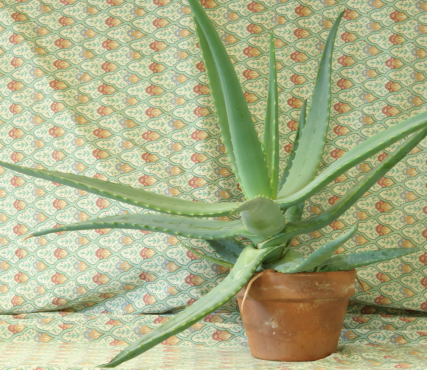
%> input picture Middlebury/Aloe/view1.png, 427 x 370 px
$ octave naive_shift.m   (GNU Octave 9; MATLAB toolbox functions it lacks are replaced by stand-ins)
%> lines starting %> are read from the running program, lines starting %| are printed output that depends on the picture; in (x1, y1, x2, y2) boxes, pixels count from 0 and x2, y2 are one past the last pixel; in counts of white or black regions, pixels touching at a corner belong together; the program's own positions count from 1
### load_data.m
% Load image
path = 'Middlebury/Bowling1/';
im = double(imread([path 'view1.png']));
im = im./255;
im2 = double(imread([path 'view5.png']));
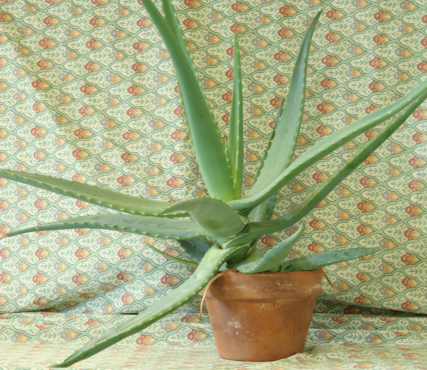
%> input picture Middlebury/Aloe/view5.png, 427 x 370 px
im2 = im2./255;
dmap = double(imread([path 'disp1.png']));
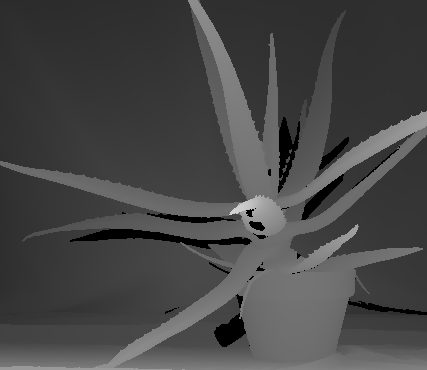
%> input picture Middlebury/Aloe/disp1.png, 427 x 370 px
%> dmap: size 370x427 double; min 0, max 211, mean 70.3; mean of the top-left, top-right, bottom-left and bottom-right quarters 55.9, 66.1, 71.5, 87.5
dmap = dmap./255;
dmap2 = double(imread([path 'disp5.png']));
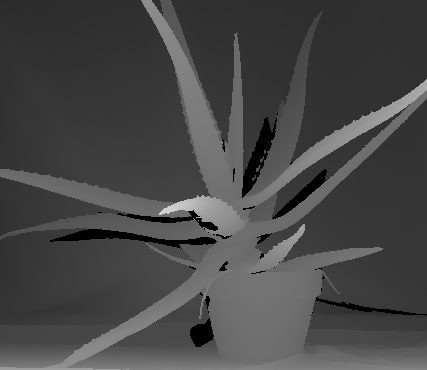
%> input picture Middlebury/Aloe/disp5.png, 427 x 370 px
%> dmap2: size 370x427 double; min 0, max 211, mean 70.6; mean of the top-left, top-right, bottom-left and bottom-right quarters 61, 61.8, 75.9, 83.8
dmap2 = dmap2./255;

### bertalmio_inpaint.m
function [ im ] = bertalmio_inpaint(im, mask, iterations, maskwhite)
    %im - naive reconstructed image, single color band
    %mask - mask of uncertainty
    % -> show intermediate inpainting results, uncomment the last lines
    if nargin==0
        %custom test image if no arguments
        im = imread('MiddleBury/CustomTest/test.png');
        im = im(:,:,1);
        mask = logical(imread('MiddleBury/CustomTest/mask.png'));
        mask = mask(:,:,1);
    end

    if size(im,3) > 1
        error('No color channels allowed!');
    end
    im = im2double(im);

    if nargin<=2
       iterations = 100;
    end

    if nargin>3
       if maskwhite == true
           im(mask) = 1;
       end
    end

    mask_size = sum(sum(mask));
    [height,width] = size(im);
    i = 1;
    mask_dil = imdilate(mask,strel('disk',3));
    N_inpaint = 15;
    N_anidiff = 2;
    %define filter kernels
    grady = [-1 0 1];
    gradx = grady';
    gradyb = [-1 1 0];
    gradxb = gradyb';
    gradyf = [0 -1 1];
    gradxf = gradyf';
    lap = fspecial('laplacian',0);
    change_per_pixel = -1;
    %while ~(change_per_pixel < 0.0005 || i > 1000)
    while (i < iterations)
    %% Start inpainting
    fprintf('Iteration %i\n',i);
    for inpaint_iter=1:N_inpaint
        im2 = zeros(height,width);
        im2(mask_dil) = im(mask_dil);
        %% Determine update
        %Calculate gradients
        im_y = imfilter(im2,grady)/2;
        im_x = imfilter(im2,gradx)/2;
        im_yb = imfilter(im2,gradyb);
        im_xb = imfilter(im2,gradxb);
        im_yf = imfilter(im2,gradyf);
        im_xf = imfilter(im2,gradxf);
        %% Get smoothness estimation
        laplacian = imfilter(im_x,gradx)+imfilter(im_y,grady);
        delta_Ly = imfilter(laplacian,gradx);
        delta_Lx = imfilter(laplacian,grady);


        %% Get isophote direction
        N_norm = zeros(height, width);
        N_y = zeros(height, width);
        N_x = zeros(height, width);
        N_norm = sqrt(eps+im_y.^2+im_x.^2);
        N_y = -im_y ;%./ N_norm(mask_dil);
        N_x = im_x ;%./ N_norm(mask_dil);
        %N_y(isnan(N_y)) = 0;
        %N_x(isnan(N_x)) = 0;

        beta = zeros(height,width);
        I_grad_norm = zeros(height,width);
        for row=1:height
            for col=1:width
                %Project smoothness on direction
                b = [delta_Ly(row,col);delta_Lx(row,col)]'*[N_x(row,col);N_y(row,col)];
                beta(row,col) = b;
                %Get slope-limited norm of gradient
                if b > 0
                    I_grad_norm(row,col) = sqrt(min(im_xb(row,col),0)^2 + ...
                                                max(im_xf(row,col),0)^2 + ...
                                                min(im_yb(row,col),0)^2 + ...
                                                max(im_yf(row,col),0)^2);
                else
                    I_grad_norm(row,col) = sqrt(max(im_xb(row,col),0)^2 + ...
                                                min(im_xf(row,col),0)^2 + ...
                                                max(im_yb(row,col),0)^2 + ...
                                                min(im_yf(row,col),0)^2);
                end
            end
        end
        I_delta = zeros(height, width);
        I_delta = beta.* I_grad_norm;
        im2(mask) = im2(mask) + 0.1*I_delta(mask);
    end
  %% Start diffusion
    % [29 lines of commented-out code are left out]
    im2 = anisodiff2D(im2,N_anidiff,1/7,30,2);
    %% Update for stop condition
        change_per_pixel = sum(sum(abs(im - im2))) / mask_size;
        i = i + 1;
        im(mask) = im2(mask);
        % [6 lines of commented-out code are left out]
    end

end

### anisodiff2D.m
function diff_im = anisodiff2D(im, num_iter, delta_t, kappa, option)
%ANISODIFF2D Conventional anisotropic diffusion
%   DIFF_IM = ANISODIFF2D(IM, NUM_ITER, DELTA_T, KAPPA, OPTION) perfoms
%   conventional anisotropic diffusion (Perona & Malik) upon a gray scale
%   image. A 2D network structure of 8 neighboring nodes is considered for
%   diffusion conduction.
%
%       ARGUMENT DESCRIPTION:
%               IM       - gray scale image (MxN).
%               NUM_ITER - number of iterations.
%               DELTA_T  - integration constant (0 <= delta_t <= 1/7).
%                          Usually, due to numerical stability this
%                          parameter is set to its maximum value.
%               KAPPA    - gradient modulus threshold that controls the conduction.
%               OPTION   - conduction coefficient functions proposed by Perona & Malik:
%                          1 - c(x,y,t) = exp(-(nablaI/kappa).^2),
%                              privileges high-contrast edges over low-contrast ones.
%                          2 - c(x,y,t) = 1./(1 + (nablaI/kappa).^2),
%                              privileges wide regions over smaller ones.
%
%       OUTPUT DESCRIPTION:
%                DIFF_IM - (diffused) image with the largest scale-space parameter.
%
%   Example
%   -------------
%   s = phantom(512) + randn(512);
%   num_iter = 15;
%   delta_t = 1/7;
%   kappa = 30;
%   option = 2;
%   ad = anisodiff2D(s,num_iter,delta_t,kappa,option);
%   figure, subplot 121, imshow(s,[]), subplot 122, imshow(ad,[])
%
% See also anisodiff1D, anisodiff3D.

% References:
%   P. Perona and J. Malik.
%   Scale-Space and Edge Detection Using Anisotropic Diffusion.
%   IEEE Transactions on Pattern Analysis and Machine Intelligence,
%   12(7):629-639, July 1990.
%
%   G. Grieg, O. Kubler, R. Kikinis, and F. A. Jolesz.
%   Nonlinear Anisotropic Filtering of MRI Data.
%   IEEE Transactions on Medical Imaging,
%   11(2):221-232, June 1992.
%
%   MATLAB implementation based on Peter Kovesi's anisodiff(.):
%   P. D. Kovesi. MATLAB and Octave Functions for Computer Vision and Image Processing.
%   School of Computer Science & Software Engineering,
%   The University of Western Australia. Available from:
%   <http://www.csse.uwa.edu.au/~pk/research/matlabfns/>.
%
% Credits:
% Daniel Simoes Lopes
% ICIST
% Instituto Superior Tecnico - Universidade Tecnica de Lisboa
% danlopes (at) civil ist utl pt
% http://www.civil.ist.utl.pt/~danlopes
%
% May 2007 original version.

% Convert input image to double.
im = double(im);

% PDE (partial differential equation) initial condition.
diff_im = im;

% Center pixel distances.
dx = 1;
dy = 1;
dd = sqrt(2);

% 2D convolution masks - finite differences.
hN = [0 1 0; 0 -1 0; 0 0 0];
hS = [0 0 0; 0 -1 0; 0 1 0];
hE = [0 0 0; 0 -1 1; 0 0 0];
hW = [0 0 0; 1 -1 0; 0 0 0];
hNE = [0 0 1; 0 -1 0; 0 0 0];
hSE = [0 0 0; 0 -1 0; 0 0 1];
hSW = [0 0 0; 0 -1 0; 1 0 0];
hNW = [1 0 0; 0 -1 0; 0 0 0];

% Anisotropic diffusion.
for t = 1:num_iter

        % Finite differences. [imfilter(.,.,'conv') can be replaced by conv2(.,.,'same')]
        nablaN = imfilter(diff_im,hN,'conv');
        nablaS = imfilter(diff_im,hS,'conv');
        nablaW = imfilter(diff_im,hW,'conv');
        nablaE = imfilter(diff_im,hE,'conv');
        nablaNE = imfilter(diff_im,hNE,'conv');
        nablaSE = imfilter(diff_im,hSE,'conv');
        nablaSW = imfilter(diff_im,hSW,'conv');
        nablaNW = imfilter(diff_im,hNW,'conv');

        % Diffusion function.
        if option == 1
            cN = exp(-(nablaN/kappa).^2);
            cS = exp(-(nablaS/kappa).^2);
            cW = exp(-(nablaW/kappa).^2);
            cE = exp(-(nablaE/kappa).^2);
            cNE = exp(-(nablaNE/kappa).^2);
            cSE = exp(-(nablaSE/kappa).^2);
            cSW = exp(-(nablaSW/kappa).^2);
            cNW = exp(-(nablaNW/kappa).^2);
        elseif option == 2
            cN = 1./(1 + (nablaN/kappa).^2);
            cS = 1./(1 + (nablaS/kappa).^2);
            cW = 1./(1 + (nablaW/kappa).^2);
            cE = 1./(1 + (nablaE/kappa).^2);
            cNE = 1./(1 + (nablaNE/kappa).^2);
            cSE = 1./(1 + (nablaSE/kappa).^2);
            cSW = 1./(1 + (nablaSW/kappa).^2);
            cNW = 1./(1 + (nablaNW/kappa).^2);
        end

        % Discrete PDE solution.
        diff_im = diff_im + ...
                  delta_t*(...
                  (1/(dy^2))*cN.*nablaN + (1/(dy^2))*cS.*nablaS + ...
                  (1/(dx^2))*cW.*nablaW + (1/(dx^2))*cE.*nablaE + ...
                  (1/(dd^2))*cNE.*nablaNE + (1/(dd^2))*cSE.*nablaSE + ...
                  (1/(dd^2))*cSW.*nablaSW + (1/(dd^2))*cNW.*nablaNW );

        % Iteration warning.
        %fprintf('\rIteration %d\n',t);
end

### naive_shift.m
%%%%%%%%%%%%%%%%%%%%%%%%%%%%%%%%%%%%%%%%%%%%%%%%%
% Main file - uncomment the required inpainting %
%%%%%%%%%%%%%%%%%%%%%%%%%%%%%%%%%%%%%%%%%%%%%%%%%
load_data
max_disparity = 85;
[height, width,~] = size(im);
%> height = 370; width = 427
%% Naive right camera view, propagate last known value to the right.
%% Create a mask to inpaint concurrently.
reconstruction = zeros(height,width,3);
mask = false(height,width);

for row=1:height
    for col=2:width
        disparity = round(dmap(row,col)*max_disparity);
        px_l = max(1,col-disparity);
        px_r = col;
        if(px_l <= px_r)
            mask(row,px_l:px_r) = true;
            mask(row,px_l) = false;
            reconstruction(row,px_l:px_r,:) = repmat(im(row,col,:),1,px_r-px_l+1);
        end
    end
end
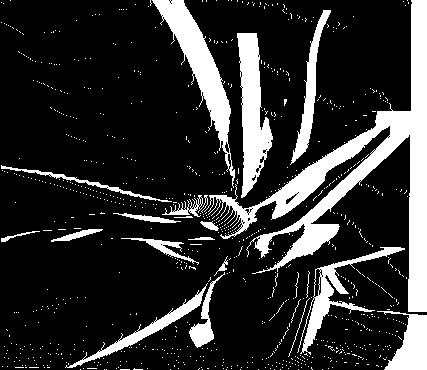
%> mask: size 370x427 logical; 18.7% white; 855 white regions (833 under 20 px), largest, box (x1, y1, x2, y2) and area: (204, 0, 427, 312) 12366, (152, 0, 235, 188) 3611, (237, 33, 273, 198) 3189
%% Display naive shift
% [7 lines of commented-out code are left out]
%% Display map of uncertainty
% [7 lines of commented-out code are left out]
%% Display fast reconstruction
% [13 lines of commented-out code are left out]
%% Display structure reconstruction
% [7 lines of commented-out code are left out]
%% Display bertalmio inpainting
mask_noedge = mask;
mask_noedge(:,1:2) = false;
mask_noedge(:,end-1:end) = false;
mask_noedge(1:2,:) = false;
%> mask_noedge: size 370x427 logical; 18.2% white; 844 white regions (822 under 20 px), largest, box (x1, y1, x2, y2) and area: (204, 2, 425, 312) 11714, (153, 2, 235, 188) 3551, (237, 33, 273, 198) 3189
mask_noedge(end-1:end,:) = false;
% Multiscale processing
recon2 = imresize(reconstruction,0.5);
mask2 = imresize(mask_noedge,0.5);
%> mask2: size 185x214 logical; 18.2% white; 319 white regions (304 under 20 px), largest, box (x1, y1, x2, y2) and area: (105, 1, 213, 156) 2933, (77, 1, 118, 93) 875, (119, 16, 137, 99) 799
mask2(:,1:2) = false;
mask2(:,end-1:end) = false;
%> mask2: size 185x214 logical; 17.8% white; 319 white regions (304 under 20 px), largest, box (x1, y1, x2, y2) and area: (105, 1, 212, 156) 2778, (77, 1, 118, 93) 875, (119, 16, 137, 99) 799
mask2(1:2,:) = false;
%> mask2: size 185x214 logical; 17.7% white; 315 white regions (300 under 20 px), largest, box (x1, y1, x2, y2) and area: (105, 2, 212, 156) 2772, (78, 2, 118, 93) 859, (119, 16, 137, 99) 799
mask2(end-1:end,:) = false;
recon3 = imresize(recon2,0.5);
mask3 = imresize(mask2,0.5);
%> mask3: size 93x107 logical; 17.8% white; 91 white regions (81 under 20 px), largest, box (x1, y1, x2, y2) and area: (54, 1, 106, 78) 716, (39, 1, 58, 37) 207, (59, 8, 68, 50) 203
mask3(:,1:2) = false;
mask3(:,end-1:end) = false;
%> mask3: size 93x107 logical; 16.9% white; 89 white regions (79 under 20 px), largest, box (x1, y1, x2, y2) and area: (54, 1, 105, 78) 639, (39, 1, 58, 37) 207, (59, 8, 68, 50) 203
mask3(1:2,:) = false;
%> mask3: size 93x107 logical; 16.8% white; 88 white regions (78 under 20 px), largest, box (x1, y1, x2, y2) and area: (54, 2, 105, 78) 637, (59, 8, 68, 50) 203, (39, 2, 58, 37) 200
mask3(end-1:end,:) = false;
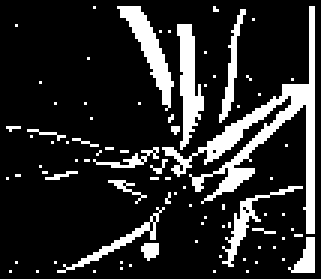
%> mask3: size 93x107 logical (shown 3 times larger); 16.6% white; 84 white regions (74 under 20 px), largest, box (x1, y1, x2, y2) and area: (54, 2, 105, 78) 637, (59, 8, 68, 50) 203, (39, 2, 58, 37) 200
recon4 = imresize(recon3,0.5);
mask4 = imresize(mask3,0.5);
%> mask4: size 47x54 logical; 17% white in thin lines or dots
mask4(:,1:2) = false;
%> mask4: size 47x54 logical; 17% white in thin lines or dots
mask4(:,end-1:end) = false;
%> mask4: size 47x54 logical; 15.2% white in thin lines or dots, all inside (x1, y1, x2, y2) = (2, 1, 52, 46)
mask4(1:2,:) = false;
%> mask4: size 47x54 logical; 15.1% white in thin lines or dots, all inside (x1, y1, x2, y2) = (2, 2, 52, 46)
mask4(end-1:end,:) = false;
%> mask4: size 47x54 logical; 14.9% white in thin lines or dots, all inside (x1, y1, x2, y2) = (2, 2, 52, 45)
%inpaint 12.5%
disp('scale 12.5% - Inpainting R');
recon4(:,:,1) = bertalmio_inpaint(recon4(:,:,1),mask4, 250, true);
%> in bertalmio_inpaint, `im(mask) = 1;`:
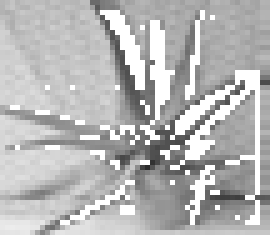
%> im: size 47x54 double (shown 5 times larger); min 0.174, max 1, mean 0.715
%> in bertalmio_inpaint, `mask_size = sum(sum(mask));`: mask_size = 377
%> in bertalmio_inpaint, `mask_dil = imdilate(mask,strel('disk',3));`: mask_dil: size 47x54 logical; 58.6% white; 9 black regions (3 under 20 px), largest, box (x1, y1, x2, y2) and area: (0, 0, 27, 23) 409, (0, 23, 22, 47) 290, (41, 0, 54, 17) 147, (15, 34, 37, 47) 101, (25, 0, 39, 12) 51, (44, 23, 49, 30) 21
%> (the run ends here)
